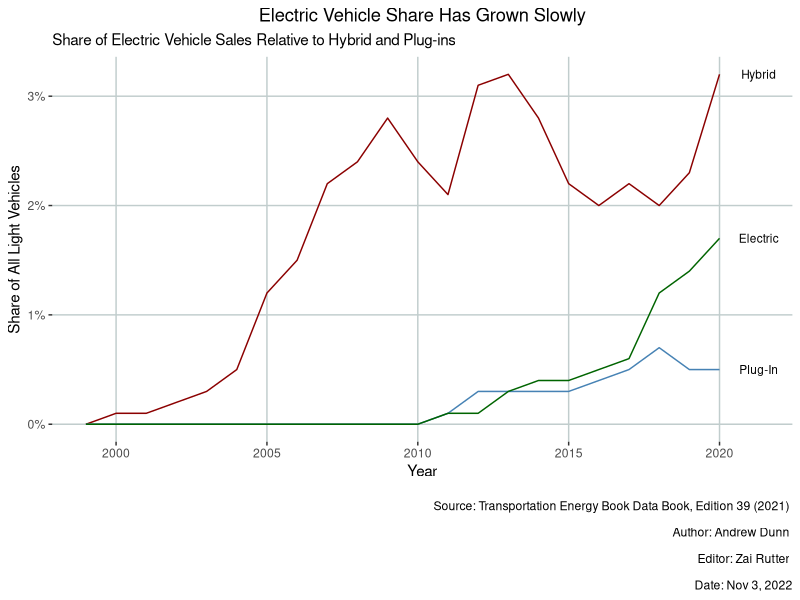

Recreate this plot in R.
# Andrew Dunn
# data viz to accompany Mehul Gupta's CPR "Inflation Reduction Act's EV tax credits""
# 11.3.2022

library(readxl)
library(dplyr)
library(ggplot2)
library(ggrepel)


setwd("~/Desktop/CPR/electric vehicle tax credits Nov 2022")

full_df <- read_excel("Hybrid and Plug-In Vehicle Sales.xlsx")

df <- full_df %>%
  select(1, 6:8) %>%
  rename("Year" = "Calendar year", "Hybrid" = "Hybrid share of all light vehicles",
         "Plugin" = "Plug-in hybrid share of all light vehicles", 
         "Electric" = "All-electric share of all light vehicles")

ggplot(df, aes(x = Year, Hybrid)) +
  geom_line(aes(y = Hybrid), color = "darkred") + 
  geom_text(data = df %>% filter(Year == last(Year)), aes(label = "Hybrid", 
                                                               x = Year + 1.3, 
                                                               y = Hybrid) , size = 3) + 
  geom_line(aes(y = Plugin), color = "steelblue") + 
  geom_text(data = df %>% filter(Year == last(Year)), aes(label = "Plug-In", 
                                                          x = Year + 1.3, 
                                                          y = Plugin) , size = 3) +
  geom_line(aes(y = Electric), color = "darkgreen") +
  geom_text(data = df %>% filter(Year == last(Year)), aes(label = "Electric", 
                                                          x = Year + 1.3, 
                                                          y = Electric) , size = 3) +
  scale_y_continuous(labels = scales::percent_format(accuracy = 1)) +
  labs(x = "Year", 
       y = "Share of All Light Vehicles", 
       title = "Electric Vehicle Share Has Grown Slowly",
       subtitle = "Share of Electric Vehicle Sales Relative to Hybrid and Plug-ins",
       caption = c("\n Source: Transportation Energy Book Data Book, Edition 39 (2021) \n 
                   Author: Andrew Dunn \n 
                   Editor: Zai Rutter \n 
                   Date: Nov 3, 2022"),
       color = 'Committees') +
  theme(plot.title = element_text(hjust = 0.5), panel.grid.minor = element_blank(), 
        panel.grid.major = element_line(color = "azure3"),
        panel.background = element_blank()) 


